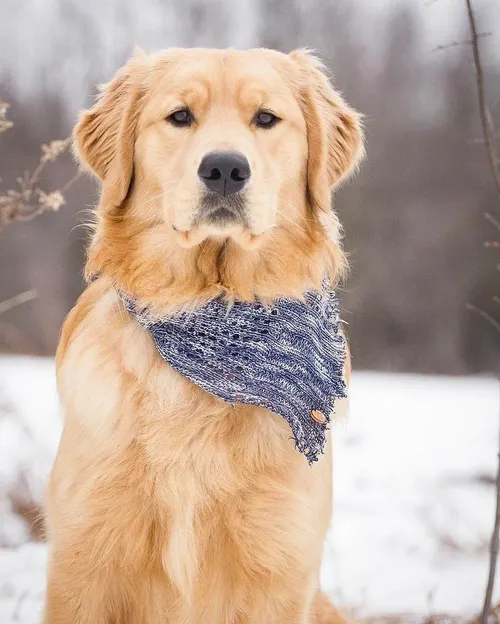
#> input picture Photos/Dog_1.webp, 500 x 624 px
$ python masking2.py
#> lines starting #> are read from the running program, lines starting #| are printed output that depends on the picture; after the words box and inside, x2 and y2 are one past the last pixel; in counts of white or black regions, pixels touching at a corner belong together
import cv2 as cv
import numpy as np

img = cv.imread('Photos/Dog_1.webp')
#> img is the input picture: shape (624, 500, 3); mean B, G, R 156.4, 171, 192.1

blank = np.zeros(img.shape[:2] , dtype='uint8')

circle = cv.circle(blank , (img.shape[1]//2,img.shape[0]//2) , 200 , 255 , -1 )
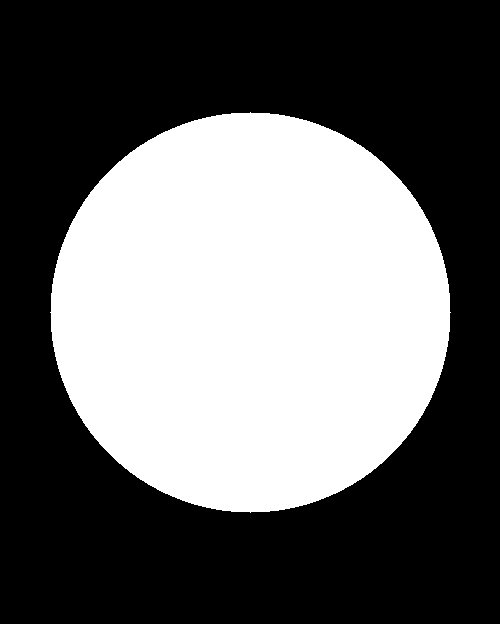
#> blank: shape (624, 500); 40.3% white; 1 white region, box (x1, y1, x2, y2) and area: (50, 112, 451, 513) 125629

masked = cv.bitwise_and(img,img,mask=circle)
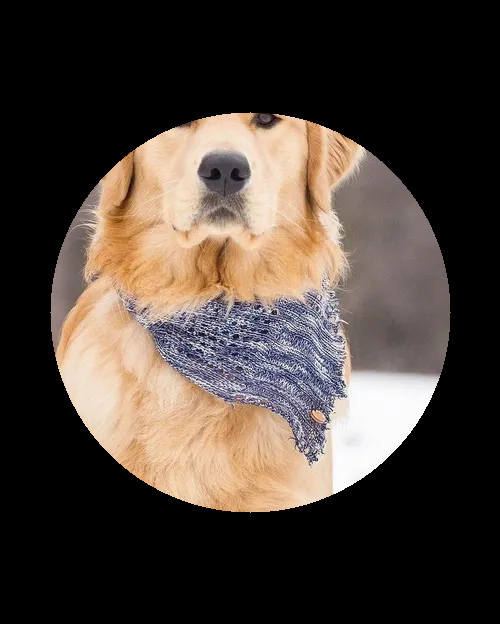
#> masked: shape (624, 500, 3); mean B, G, R 57.9, 65.3, 75.7

cv.imshow('img',masked)

cv.waitKey(0)

$ run again, with Photos/Dog_2.webp copied over Photos/Dog_1.webp
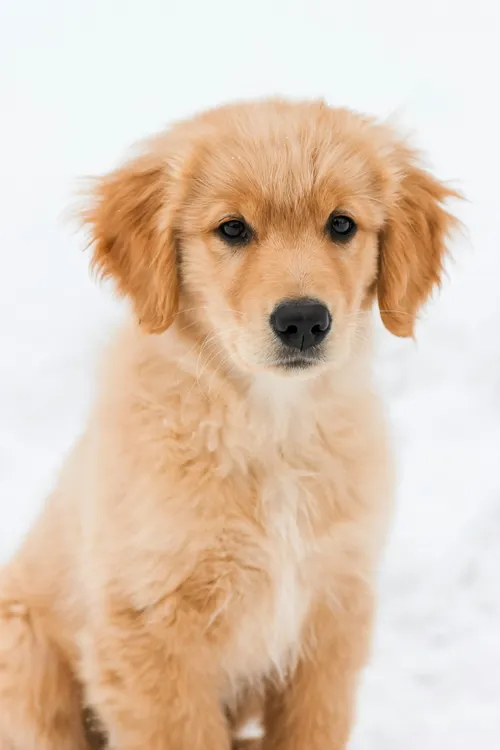
#> input picture Photos/Dog_2.webp, 500 x 750 px
#> img is the input picture: shape (750, 500, 3); mean B, G, R 181.2, 201.4, 223.4
#> `circle = cv.circle(blank , (img.shape[1]//2,img.shape[0]//2) , 200 , 2..`:
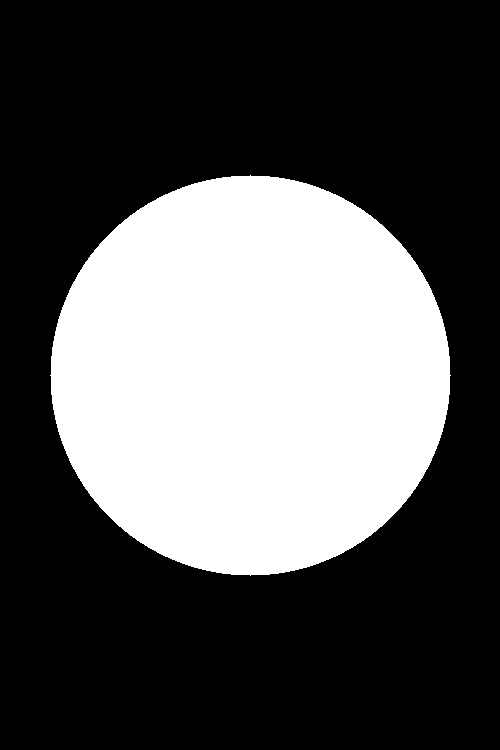
#> blank: shape (750, 500); 33.5% white; 1 white region, box (x1, y1, x2, y2) and area: (50, 175, 451, 576) 125629
#> `masked = cv.bitwise_and(img,img,mask=circle)`:
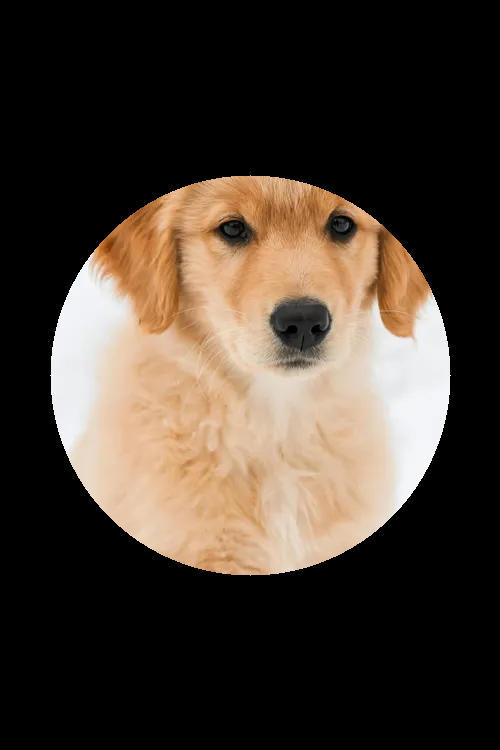
#> masked: shape (750, 500, 3); mean B, G, R 49.9, 60.1, 71.2

$ run again, with Photos/Cat_2.webp copied over Photos/Dog_1.webp
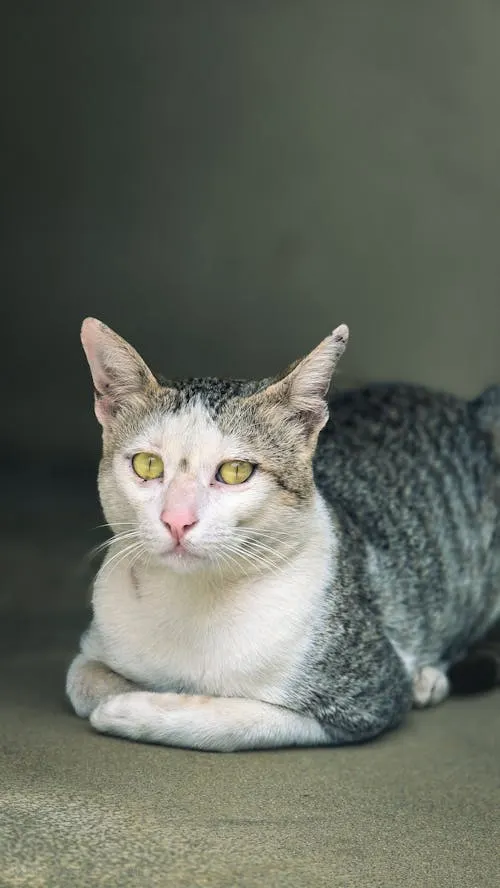
#> input picture Photos/Cat_2.webp, 500 x 888 px
#> img is the input picture: shape (888, 500, 3); mean B, G, R 96.2, 106.3, 101.7
#> `circle = cv.circle(blank , (img.shape[1]//2,img.shape[0]//2) , 200 , 2..`:
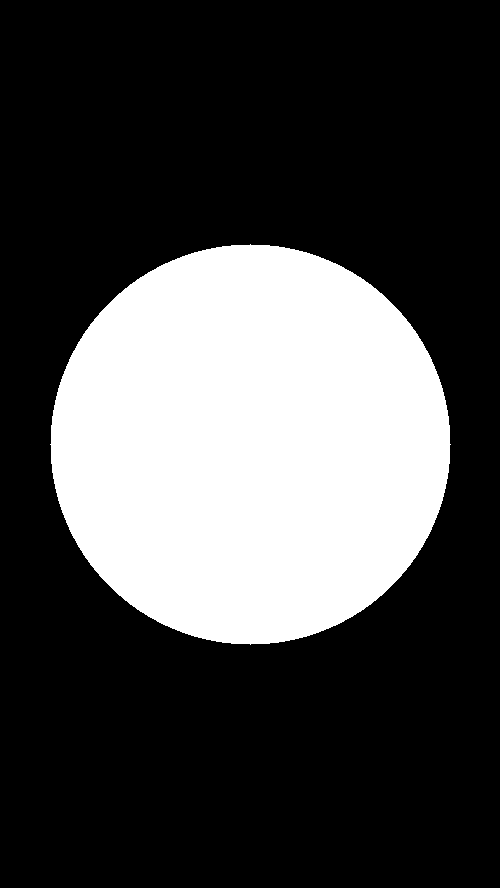
#> blank: shape (888, 500); 28.3% white; 1 white region, box (x1, y1, x2, y2) and area: (50, 244, 451, 645) 125629
#> `masked = cv.bitwise_and(img,img,mask=circle)`:
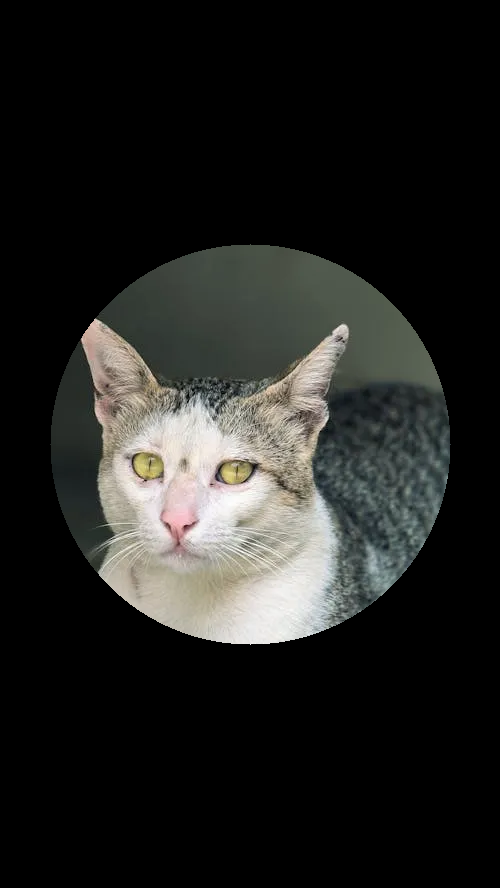
#> masked: shape (888, 500, 3); mean B, G, R 32.6, 34.8, 34.5
